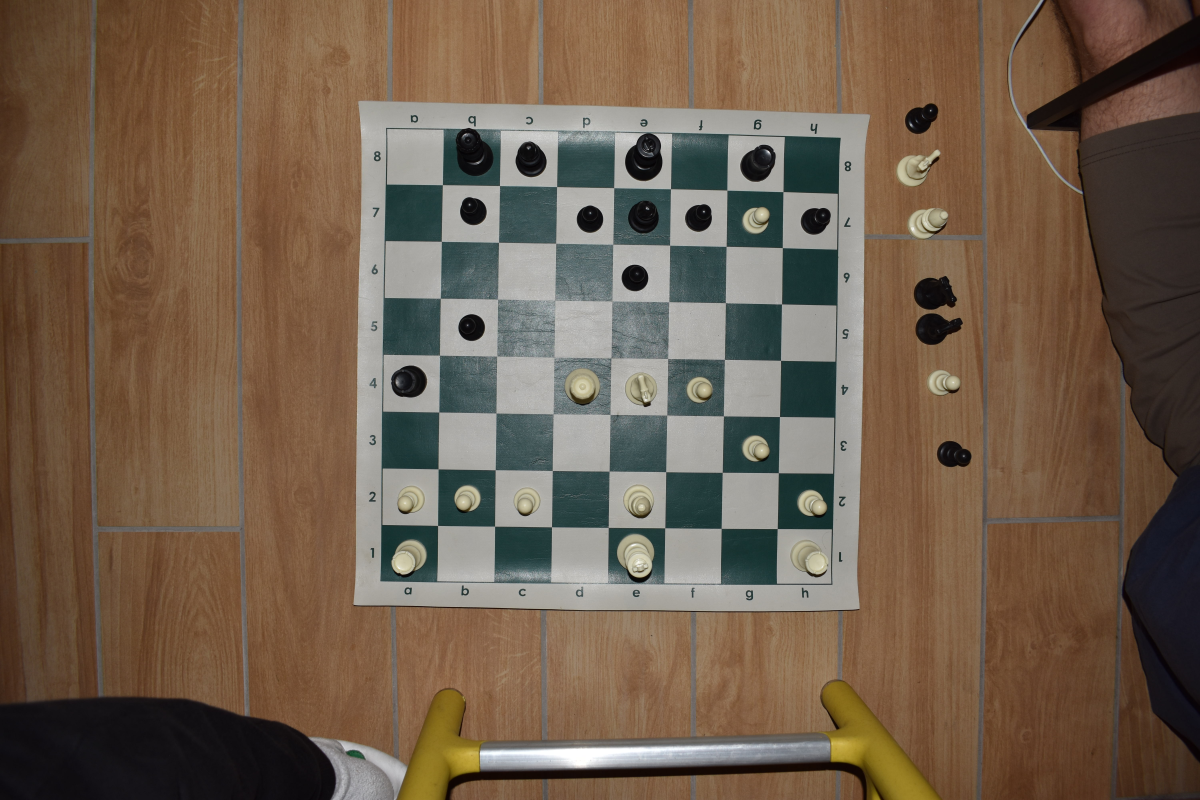
#> input picture Datasets PreProcessing/Real life data/Original/1qb1k1r1-1p1pbpPp-4p3-1p6-r2QNP2-6P1-PPP1B2P-R3K2R.JPG, 6000 x 4000 px (shown at 1/5 size)
$ python -i preprocessing_utils.py   (imports and definitions only)   (older library calls are emulated)
#> lines starting #> are read from the running program, lines starting #| are printed output that depends on the picture; after the words box and inside, x2 and y2 are one past the last pixel; in counts of white or black regions, pixels touching at a corner belong together

# This utility file is a modified version of the following code:
# https://github.com/Elucidation/ChessboardDetect/blob/master/FindChessboards.py

# IMPORTANT: PLEASE NOTE THAT THIS CODE IS ONLY COMPATIBLE WITH NUMPY 1.22.3
# WHILE THE REST OF THE REPO ADHERES TO THE VERSION IN THE requirements.txt FILE
# PLEASE REVERT TO THAT VERSION FOR ANYTHING PRE_PROCESSING RELATED

#
# Imports
#
import PIL.Image
import cv2
import numpy as np
import matplotlib.pyplot as plt
from matplotlib.pyplot import imshow
# [1 line not run here, left out]
plt.rcParams['image.cmap'] = 'jet'  # Default colormap is jet

#
# Helpers
#


# Saddles


def getSaddle(gray_img):
    # https://en.wikipedia.org/wiki/Sobel_operator
    img = gray_img.astype(np.float64)
    gx = cv2.Sobel(img, cv2.CV_64F, 1, 0)
    gy = cv2.Sobel(img, cv2.CV_64F, 0, 1)
    gxx = cv2.Sobel(gx, cv2.CV_64F, 1, 0)
    gyy = cv2.Sobel(gy, cv2.CV_64F, 0, 1)
    gxy = cv2.Sobel(gx, cv2.CV_64F, 0, 1)

    S = gxx*gyy - gxy**2
    return S


def nonmax_sup(img, win=10):
    w, h = img.shape
#     img = cv2.blur(img, ksize=(5,5))
    img_sup = np.zeros_like(img, dtype=np.float64)
    for i, j in np.argwhere(img):
        # Get neigborhood
        ta = max(0, i-win)
        tb = min(w, i+win+1)
        tc = max(0, j-win)
        td = min(h, j+win+1)
        cell = img[ta:tb, tc:td]
        val = img[i, j]
        if np.sum(cell.max() == cell) > 1:
            print(cell.argmax())
        if cell.max() == val:
            img_sup[i, j] = val
    return img_sup


def pruneSaddle(s):
    thresh = 128
    score = (s > 0).sum()
    while (score > 10000):
        thresh = thresh*2
        s[s < thresh] = 0
        score = (s > 0).sum()


# [10 lines left out: function getMinSaddleDist, not called in this run]


# Contours


def simplifyContours(contours):
    for i in range(len(contours)):
        # Approximate contour and update in place
        # https://en.wikipedia.org/wiki/Ramer%E2%80%93Douglas%E2%80%93Peucker_algorithm
        contours[i] = cv2.approxPolyDP(
            contours[i], 0.04*cv2.arcLength(contours[i], True), True)


def is_square(cnt, eps=3.0, xratio_thresh=0.5):
    # 4x2 array, rows are each point, columns are x and y
    center = cnt.sum(axis=0)/4

    # Side lengths of rectangular contour
    dd0 = np.sqrt(((cnt[0, :] - cnt[1, :])**2).sum())
    dd1 = np.sqrt(((cnt[1, :] - cnt[2, :])**2).sum())
    dd2 = np.sqrt(((cnt[2, :] - cnt[3, :])**2).sum())
    dd3 = np.sqrt(((cnt[3, :] - cnt[0, :])**2).sum())

    # diagonal ratio
    xa = np.sqrt(((cnt[0, :] - cnt[2, :])**2).sum())
    xb = np.sqrt(((cnt[1, :] - cnt[3, :])**2).sum())
    xratio = xa/xb if xa < xb else xb/xa

    # Check whether all points part of convex hull
    # ie. not this http://i.stack.imgur.com/I6yJY.png
    # all corner angles, angles are less than 180 deg, so not necessarily internal angles
    ta = getAngle(dd3, dd0, xb)
    tb = getAngle(dd0, dd1, xa)
    tc = getAngle(dd1, dd2, xb)
    td = getAngle(dd2, dd3, xa)
    angle_sum = np.round(ta+tb+tc+td)

    is_convex = np.abs(angle_sum - 360) < 5

    angles = np.array([ta, tb, tc, td])
    good_angles = np.all((angles > 40) & (angles < 140))

    # side ratios
    dda = dd0 / dd1
    if dda < 1:
        dda = 1. / dda
    ddb = dd1 / dd2
    if ddb < 1:
        ddb = 1. / ddb
    ddc = dd2 / dd3
    if ddc < 1:
        ddc = 1. / ddc
    ddd = dd3 / dd0
    if ddd < 1:
        ddd = 1. / ddd
    side_ratios = np.array([dda, ddb, ddc, ddd])
    good_side_ratios = np.all(side_ratios < eps)

    # Return whether side ratios within certain ratio < epsilon
    return (
        # abs(1.0 - dda) < eps and
        # abs(1.0 - ddb) < eps and
        # xratio > xratio_thresh and
        # good_side_ratios and
        # is_convex and
        good_angles)


def getAngle(a, b, c):
    # Get angle given 3 side lengths, in degrees
    k = (a*a+b*b-c*c) / (2*a*b)
    # Handle floating point errors
    if (k < -1):
        k = -1
    elif k > 1:
        k = 1
    return np.arccos(k) * 180.0 / np.pi


# [4 lines left out: function getContourVals, not called in this run]


def pruneContours(contours, hierarchy, saddle):
    new_contours = []
    new_hierarchies = []
    for i in range(len(contours)):
        cnt = contours[i]
        h = hierarchy[i]

        # Must be child
        if h[2] != -1:
            continue

        # Only rectangular contours allowed
        if len(cnt) != 4:
            continue

        # Only contours that fill an area of at least 8x8 pixels
        if cv2.contourArea(cnt) < 8*8:
            continue

        if not is_square(cnt):
            continue

        # TODO : Remove those where internal luma variance is greater than threshold

        cnt = updateCorners(cnt, saddle)
        # If not all saddle corners
        if len(cnt) != 4:
            continue

        new_contours.append(cnt)
        new_hierarchies.append(h)
    new_contours = np.array(new_contours)
    new_hierarchy = np.array(new_hierarchies)
    if len(new_contours) == 0:
        return new_contours, new_hierarchy

    # Prune contours below median area
    areas = [cv2.contourArea(c) for c in new_contours]
    mask = [areas >= np.median(areas)*0.25] and [areas <= np.median(areas)*2.0]
    new_contours = new_contours[mask]
    new_hierarchy = new_hierarchy[mask]
    return np.array(new_contours), np.array(new_hierarchy)


def getContours(img, edges, iters=10):
    # Morphological Gradient to get internal squares of canny edges.
    kernel = cv2.getStructuringElement(cv2.MORPH_ELLIPSE, (3, 3))

    # https://docs.opencv.org/3.0-beta/doc/py_tutorials/py_imgproc/py_morphological_ops/py_morphological_ops.html
    # MORPH_GRADIENT means The result will look like the outline of the object.
    edges_gradient = cv2.morphologyEx(edges, cv2.MORPH_GRADIENT, kernel)

    # https://docs.opencv.org/3.1.0/d4/d73/tutorial_py_contours_begin.html
    contours, hierarchy = cv2.findContours(
        edges_gradient, cv2.RETR_CCOMP, cv2.CHAIN_APPROX_SIMPLE)

    contours = list(contours)

    simplifyContours(contours)

    return np.array(contours,  dtype=object), hierarchy[0]


# Corners


def updateCorners(contour, saddle):
    ws = 4  # half window size (+1)
    new_contour = contour.copy()
    for i in range(len(contour)):
        cc, rr = contour[i, 0, :]
        rl = max(0, rr-ws)
        cl = max(0, cc-ws)
        window = saddle[rl:min(saddle.shape[0], rr+ws+1),
                        cl:min(saddle.shape[1], cc+ws+1)]
        br, bc = np.unravel_index(window.argmax(), window.shape)
        s_score = window[br, bc]
        br -= min(ws, rl)
        bc -= min(ws, cl)
        if s_score > 0:
            new_contour[i, 0, :] = cc+bc, rr+br
        else:
            return []
    return new_contour


# Grid


# [103 lines left out: functions getIdentityGrid, getChessGrid, findGoodPoints, getInitChessGrid, makeChessGrid, generateNewBestFit and 2 more, not called in this run]


# Image processing


def loadImage(filepath, resolution=1000.0):
    img_orig = PIL.Image.open(filepath)

    img_width, img_height = img_orig.size

    # Resize
    aspect_ratio = min(resolution/img_width, resolution/img_height)
    new_width, new_height = (
        (np.array(img_orig.size) * aspect_ratio)).astype(int)
    img = img_orig.resize((new_width, new_height), resample=PIL.Image.BILINEAR)

    img_grey = img.convert('L')  # grayscale
    img_grey = np.array(img_grey)

    img_color = img.convert('RGB')  # color
    img_color = np.array(img_color)

    return img_grey, img_color


def findChessboard(img, min_pts_needed=15, max_pts_needed=25):
    blur_img = cv2.blur(img, (3, 3))  # Blur the image
    saddle = getSaddle(blur_img)  # Get the saddle points
    saddle = -saddle  # Invert the saddle points
    saddle[saddle < 0] = 0  # Remove negative values
    pruneSaddle(saddle)  # Prune the saddle points
    s2 = nonmax_sup(saddle)  # Non-maximum suppression
    s2[s2 < 100000] = 0  # Remove small values
    spts = np.argwhere(s2)  # Get the saddle points

    edges = cv2.Canny(img, 20, 250)  # Get the edges (Canny edge detection)
    contours_all, hierarchy = getContours(img, edges)  # Get the contours
    contours, hierarchy = pruneContours(
        contours_all, hierarchy, saddle)  # Prune the contours

    curr_num_good = 0  # Current number of good points
    curr_grid_next = None
    curr_grid_good = None
    curr_M = None

    for cnt_i in range(len(contours)):
        cnt = contours[cnt_i].squeeze()
        grid_curr, ideal_grid, M = getInitChessGrid(cnt)

        for grid_i in range(7):
            grid_curr, ideal_grid, _ = makeChessGrid(M, N=(grid_i+1))
            grid_next, grid_good = findGoodPoints(grid_curr, spts)
            num_good = np.sum(grid_good)
            if num_good < 4:
                M = None
                break
            M, _ = generateNewBestFit(ideal_grid, grid_next, grid_good)
            if M is None or np.abs(M[0, 0] / M[1, 1]) > 15 or np.abs(M[1, 1] / M[0, 0]) > 15:
                M = None
                print("Failed to converge on this one")
                break
        if M is None:
            continue
        elif num_good > curr_num_good:
            curr_num_good = num_good
            curr_grid_next = grid_next
            curr_grid_good = grid_good
            curr_M = M

        # If we found something with more than max needed, good enough to stop here
        if num_good > max_pts_needed:
            break

    # If we found something
    if curr_num_good > min_pts_needed:
        final_ideal_grid = getIdentityGrid(2+2*7)-7
        return curr_M, final_ideal_grid, curr_grid_next, curr_grid_good, spts
    else:
        return None, None, None, None, None


# [43 lines left out: functions getUnwarpedPoints, getBoardOutline, warpPoints, not called in this run]

def warp_image(filename, plot=False, result_save_path=None):

    # Load the image and find the chessboard on it
    img, img_orig = loadImage(filename)
#> in loadImage, img_orig is the input picture: PIL image 6000x4000 RGB; mean R, G, B 112.6, 94.4, 76.8
#> in loadImage, `img_grey = img.convert('L')`:
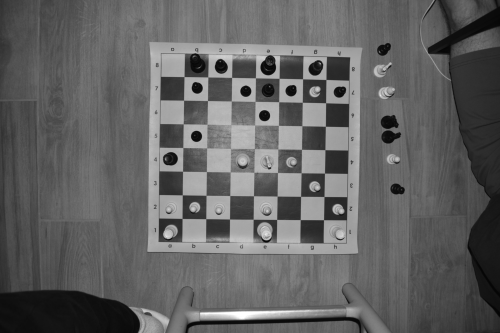
#> img_grey: PIL image 1000x666 L (shown at 1/2 size); min 4, max 255, mean 97.9
    M, ideal_grid, grid_next, grid_good, spts = findChessboard(
        img)  # M is the warp matrix
#> in getSaddle, `gy = cv2.Sobel(img, cv2.CV_64F, 0, 1)`:
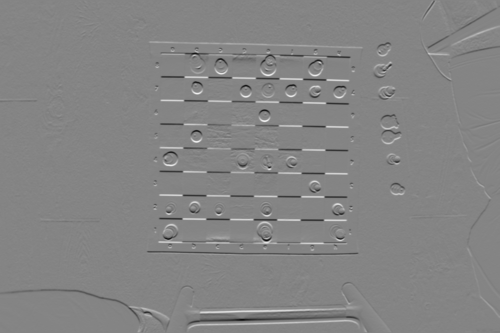
#> gy: shape (666, 1000) float64 (shown at 1/2 size); min -475, max 438, mean -0.3; drawn with min black and max white
#> in getSaddle, `gxy = cv2.Sobel(gx, cv2.CV_64F, 0, 1)`:
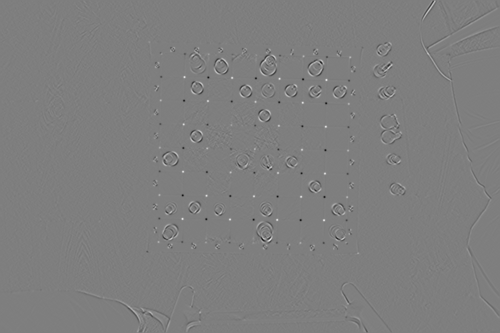
#> gxy: shape (666, 1000) float64 (shown at 1/2 size); min -1253, max 1270, mean 0; drawn with min black and max white
#> in findChessboard, `saddle[saddle < 0] = 0`:
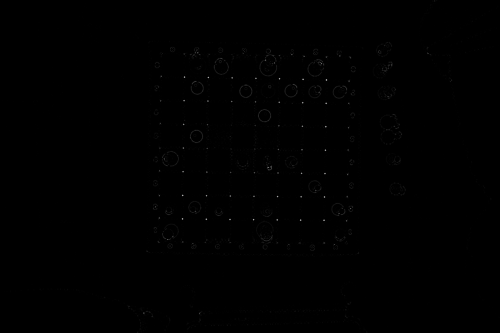
#> saddle: shape (666, 1000) float64 (shown at 1/2 size); min 0, max 1611528, mean 3145; drawn with min black and max white
#> in pruneSaddle, `score = (s > 0).sum()`: score = 369631
#> the loop in pruneSaddle, `while (score > 10000):` made 9 passes
#> (thresh, score) on passes 1 to 8: (256, 244235), (512, 190047), (1024, 132511), (2048, 80961), (4096, 47961), (8192, 30185), (16384, 19099), (32768, 11727)
#> after the loop in pruneSaddle, `while (score > 10000):`: thresh = 65536
#> the loop in nonmax_sup, `for i, j in np.argwhere(img):` made 6967 passes
#> (i, j, ta, tb, tc, td, val) on passes 1, 3, 4: (1, 865, 0, 12, 855, 876, 73372), (1, 870, 0, 12, 860, 881, 102580), (1, 872, 0, 12, 862, 883, 87740)
#> in findChessboard, `spts = np.argwhere(s2)`: spts = 211 pairs, first value 1 to 664, second value 257 to 902
#> in findChessboard, `edges = cv2.Canny(img, 20, 250)`:
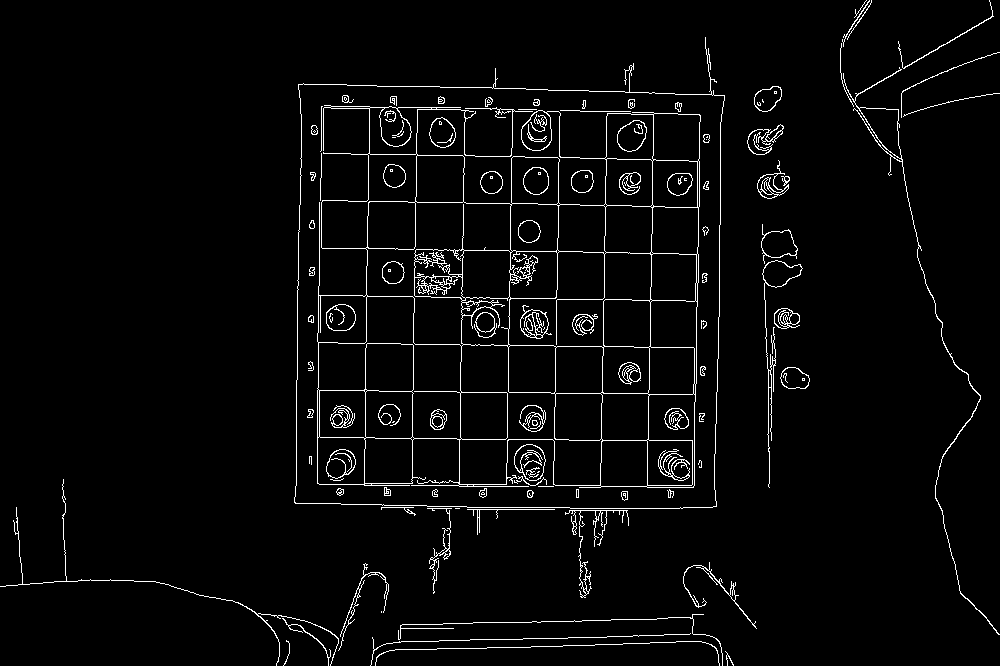
#> edges: shape (666, 1000); 3.3% white in thin lines or dots
#> in getContours, `edges_gradient = cv2.morphologyEx(edges, cv2.MORPH_GRADIENT, kernel)`:
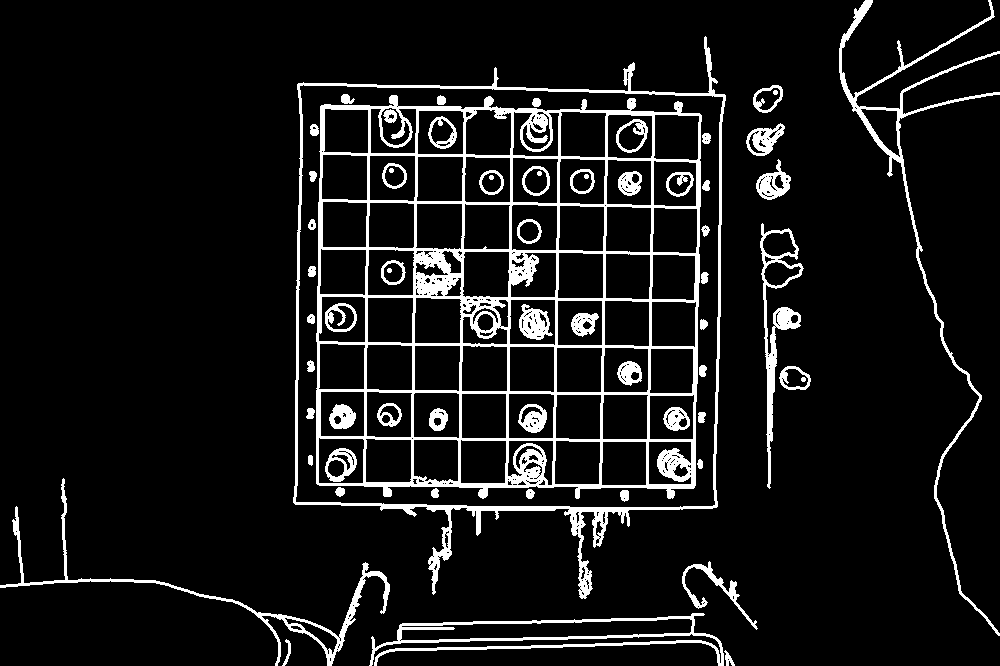
#> edges_gradient: shape (666, 1000); 9% white; 64 white regions
#> in getContours, `contours, hierarchy = cv2.findContours( edges_gradient, cv2.RETR_CCOMP..`: contours = 545 contours, 348 with area under 20; largest, box (x1, y1, x2, y2) and area: (293, 36, 726, 599) 179912, (295, 84, 724, 508) 173850, (316, 95, 702, 499) 144414, (369, 613, 724, 666) 6528, (400, 618, 693, 641) 4183
#> after the loop in simplifyContours, `for i in range(len(contours)):`: contours = 545 contours, 353 with area under 20; largest, box (x1, y1, x2, y2) and area: (295, 36, 718, 507) 184790, (295, 85, 724, 506) 173508, (316, 105, 702, 489) 142176, (855, 0, 1000, 636) 38617, (0, 478, 390, 666) 19392
#> in findChessboard, `contours_all, hierarchy = getContours(img, edges)`: contours_all has the same summary as contours in simplifyContours
#> the loop in pruneContours, `for i in range(len(contours)):` made 545 passes
#> (cnt, h) on passes 1, 2, 4: ([[725, 650], [726, 665], [729, 660], [734, 665]], [2, -1, 1, -1]), ([[727, 659], [728, 658], [729, 659], [728, 660]], [-1, -1, -1, 0]), ([[723, 653], [369, 665]], [6, 2, 4, -1])
#> after the loop in pruneContours, `for i in range(len(contours)):`: new_contours = 58 contours; largest, box (x1, y1, x2, y2) and area: (462, 202, 512, 252) 2305, (507, 345, 557, 394) 2280, (366, 248, 416, 297) 2280, (415, 154, 465, 203) 2280, (318, 341, 367, 392) 2280; new_hierarchies = 58 items, first 6: [179, 177, -1, 161], [341, 339, -1, 277], [342, 340, -1, 277], [344, 342, -1, 277], [345, 343, -1, 277], [346, 344, -1, 277]
#> in pruneContours, `new_hierarchy = np.array(new_hierarchies)`: new_hierarchy = 58 rows, first 6: [179, 177, -1, 161], [341, 339, -1, 277], [342, 340, -1, 277], [344, 342, -1, 277], [345, 343, -1, 277], [346, 344, -1, 277]
#> in pruneContours, `areas = [cv2.contourArea(c) for c in new_contours]`: areas = 58 values, max 2305 at index 40, min 580 at index 0, mean 2164.3
#> in pruneContours, `mask = [areas >= np.median(areas)*0.25] and [areas <= np.median(areas)..`: mask = 1 item

    # Check the call succeeded (Warp matrix is not none)
    if M is not None:

        # Generate a mapping to warp (Crop) the image
        M, _ = generateNewBestFit((ideal_grid+8)*32, grid_next, grid_good)
        img_warp = cv2.warpPerspective(
            img, M, (17*32, 17*32), flags=cv2.WARP_INVERSE_MAP)

        # Find the best lines that cut the board
        best_lines_x, best_lines_y = getBestLines(img_warp)

        # Get the unwarped points
        inner_corners_unwarped = getUnwarpedPoints(best_lines_x, best_lines_y, M)
        board_outline_unwarp = getBoardOutline(best_lines_x, best_lines_y, M)

        side_len = 2048
        pts_dest = np.array(
            [[0, side_len], [side_len, side_len], [side_len, 0], [0, 0]])

        # Calculate homography matrix and use it to warp the image
        h, _ = cv2.findHomography(board_outline_unwarp[0:4], pts_dest)
        im_out = cv2.warpPerspective(
            np.squeeze(img_orig), h, (side_len, side_len))

        # Warp the corners of the board using the homography matrix
        inner_corners_warped = warpPoints(inner_corners_unwarped, h)

        # Plot if required
        if plot:

            # Plot the original image with the detected corners, best lines, and outer contour
            plt.figure(frameon=False, figsize=(20, 20))
            imshow(img_orig, cmap='Greys_r')
            plt.plot(board_outline_unwarp[:, 0], board_outline_unwarp[:, 1], 'ro-', markersize=5, linewidth=5)
            plt.plot(grid_next[grid_good, 0].A, grid_next[grid_good, 1].A, 'gs', markersize=12)
            # [4 lines of commented-out code are left out]
            ax = plt.gca()
            ax.set_axis_off()

            # If the result save path is not none, save the image
            if result_save_path is not None:
                plt.savefig(result_save_path + "-unwarped.png", bbox_inches='tight', pad_inches=0)

            # Plot the final image with the warped corners
            plt.figure(frameon=False, figsize=(30, 30))
            imshow(im_out, cmap='Greys_r', aspect='auto')
            plt.plot(inner_corners_warped[:, 0],
                     inner_corners_warped[:, 1], 'bo', markersize=30)  # Plot the detected corners of the image for display
            ax = plt.gca()
            ax.set_axis_off()

            # If the result save path is not none, save the image
            if result_save_path is not None:
                plt.savefig(result_save_path + "-warped.png", bbox_inches='tight', pad_inches=0)


        return im_out

    # If the call didn't succeed, print an error message
    else:
        print(f'Could not preprocess: {filename}')
        return None

# [109 lines left out: functions crop_individual_squares, fen_to_vector, not called in this run]

#> (the run stopped early here; a loop or call above may not have finished)
